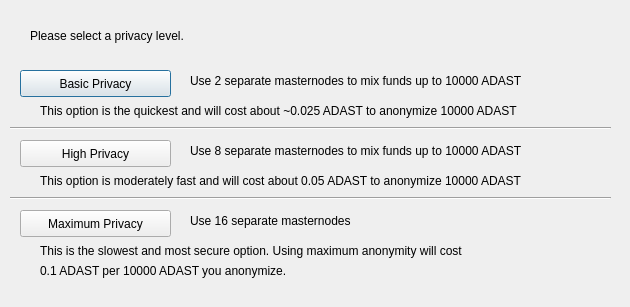
<?xml version="1.0" encoding="UTF-8"?>
<ui version="4.0">
 <class>ObfuscationConfig</class>
 <widget class="QDialog" name="ObfuscationConfig">
  <property name="geometry">
   <rect>
    <x>0</x>
    <y>0</y>
    <width>630</width>
    <height>307</height>
   </rect>
  </property>
  <property name="windowTitle">
   <string>Configure Obfuscation</string>
  </property>
  <widget class="QPushButton" name="buttonBasic">
   <property name="geometry">
    <rect>
     <x>20</x>
     <y>70</y>
     <width>151</width>
     <height>27</height>
    </rect>
   </property>
   <property name="text">
    <string>Basic Privacy</string>
   </property>
  </widget>
  <widget class="QPushButton" name="buttonHigh">
   <property name="geometry">
    <rect>
     <x>20</x>
     <y>140</y>
     <width>151</width>
     <height>27</height>
    </rect>
   </property>
   <property name="text">
    <string>High Privacy</string>
   </property>
  </widget>
  <widget class="QPushButton" name="buttonMax">
   <property name="geometry">
    <rect>
     <x>20</x>
     <y>210</y>
     <width>151</width>
     <height>27</height>
    </rect>
   </property>
   <property name="text">
    <string>Maximum Privacy</string>
   </property>
  </widget>
  <widget class="QLabel" name="label">
   <property name="geometry">
    <rect>
     <x>30</x>
     <y>20</y>
     <width>571</width>
     <height>31</height>
    </rect>
   </property>
   <property name="text">
    <string>Please select a privacy level.</string>
   </property>
  </widget>
  <widget class="QLabel" name="label_2">
   <property name="geometry">
    <rect>
     <x>190</x>
     <y>70</y>
     <width>421</width>
     <height>21</height>
    </rect>
   </property>
   <property name="text">
    <string>Use 2 separate masternodes to mix funds up to 10000 ADAST</string>
   </property>
  </widget>
  <widget class="QLabel" name="label_3">
   <property name="geometry">
    <rect>
     <x>190</x>
     <y>140</y>
     <width>411</width>
     <height>21</height>
    </rect>
   </property>
   <property name="text">
    <string>Use 8 separate masternodes to mix funds up to 10000 ADAST</string>
   </property>
  </widget>
  <widget class="QLabel" name="label_4">
   <property name="geometry">
    <rect>
     <x>190</x>
     <y>210</y>
     <width>421</width>
     <height>21</height>
    </rect>
   </property>
   <property name="text">
    <string>Use 16 separate masternodes</string>
   </property>
  </widget>
  <widget class="QLabel" name="label_6">
   <property name="geometry">
    <rect>
     <x>40</x>
     <y>100</y>
     <width>561</width>
     <height>21</height>
    </rect>
   </property>
   <property name="text">
    <string>This option is the quickest and will cost about ~0.025 ADAST to anonymize 10000 ADAST</string>
   </property>
  </widget>
  <widget class="QLabel" name="label_7">
   <property name="geometry">
    <rect>
     <x>40</x>
     <y>170</y>
     <width>561</width>
     <height>21</height>
    </rect>
   </property>
   <property name="text">
    <string>This option is moderately fast and will cost about 0.05 ADAST to anonymize 10000 ADAST</string>
   </property>
  </widget>
  <widget class="QLabel" name="label_8">
   <property name="geometry">
    <rect>
     <x>40</x>
     <y>240</y>
     <width>561</width>
     <height>21</height>
    </rect>
   </property>
   <property name="text">
    <string>This is the slowest and most secure option. Using maximum anonymity will cost</string>
   </property>
  </widget>
  <widget class="QLabel" name="label_9">
   <property name="geometry">
    <rect>
     <x>40</x>
     <y>260</y>
     <width>561</width>
     <height>21</height>
    </rect>
   </property>
   <property name="text">
    <string>0.1 ADAST per 10000 ADAST you anonymize.</string>
   </property>
  </widget>
  <widget class="Line" name="line">
   <property name="geometry">
    <rect>
     <x>10</x>
     <y>120</y>
     <width>601</width>
     <height>16</height>
    </rect>
   </property>
   <property name="orientation">
    <enum>Qt::Horizontal</enum>
   </property>
  </widget>
  <widget class="Line" name="line_2">
   <property name="geometry">
    <rect>
     <x>10</x>
     <y>190</y>
     <width>601</width>
     <height>16</height>
    </rect>
   </property>
   <property name="orientation">
    <enum>Qt::Horizontal</enum>
   </property>
  </widget>
 </widget>
 <resources/>
 <connections/>
</ui>
